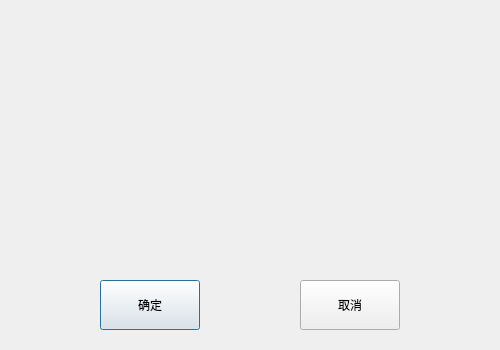
<?xml version="1.0" encoding="UTF-8"?>
<ui version="4.0">
 <class>ErrorTipDialog</class>
 <widget class="QDialog" name="ErrorTipDialog">
  <property name="geometry">
   <rect>
    <x>0</x>
    <y>0</y>
    <width>500</width>
    <height>350</height>
   </rect>
  </property>
  <property name="windowTitle">
   <string>Dialog</string>
  </property>
  <widget class="QPushButton" name="btnOk">
   <property name="geometry">
    <rect>
     <x>100</x>
     <y>280</y>
     <width>100</width>
     <height>50</height>
    </rect>
   </property>
   <property name="text">
    <string>确定</string>
   </property>
  </widget>
  <widget class="QWidget" name="layoutWidget">
   <property name="geometry">
    <rect>
     <x>21</x>
     <y>80</y>
     <width>451</width>
     <height>122</height>
    </rect>
   </property>
   <layout class="QHBoxLayout" name="horizontalLayout">
    <property name="spacing">
     <number>10</number>
    </property>
    <item>
     <widget class="QLabel" name="labIcon">
      <property name="minimumSize">
       <size>
        <width>40</width>
        <height>40</height>
       </size>
      </property>
      <property name="maximumSize">
       <size>
        <width>50</width>
        <height>50</height>
       </size>
      </property>
      <property name="text">
       <string/>
      </property>
      <property name="pixmap">
       <pixmap resource="../images.qrc">:/images/alarm.png</pixmap>
      </property>
      <property name="scaledContents">
       <bool>true</bool>
      </property>
      <property name="alignment">
       <set>Qt::AlignCenter</set>
      </property>
     </widget>
    </item>
    <item>
     <widget class="QLabel" name="labMessage">
      <property name="minimumSize">
       <size>
        <width>350</width>
        <height>120</height>
       </size>
      </property>
      <property name="text">
       <string/>
      </property>
      <property name="scaledContents">
       <bool>false</bool>
      </property>
      <property name="wordWrap">
       <bool>true</bool>
      </property>
     </widget>
    </item>
   </layout>
  </widget>
  <widget class="QPushButton" name="btnCancel">
   <property name="geometry">
    <rect>
     <x>300</x>
     <y>280</y>
     <width>100</width>
     <height>50</height>
    </rect>
   </property>
   <property name="text">
    <string>取消</string>
   </property>
  </widget>
 </widget>
 <resources>
  <include location="../images.qrc"/>
 </resources>
 <connections/>
</ui>
